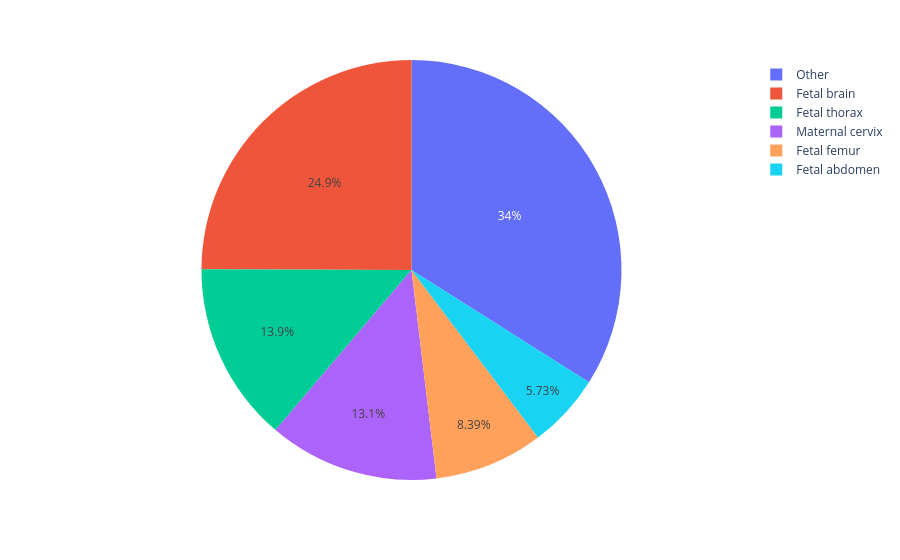

Notebook code for this chart:
### Code cell
fig = px.pie(df_original, names="Plane", title="")
fig.show()

### Figure 1 — Plotly figure (JSON) as saved in the notebook; plotly's stock layout.template omitted (floating-point values rounded to 4 significant figures; data arrays with more than 128 entries replaced by an {"elided": "..."} marker saying what was removed)
{"data": [{"domain": {"x": [0, 1], "y": [0, 1]}, "hovertemplate": "Plane=%{label}<extra></extra>", "labels": {"elided": "12400 str values"}, "legendgroup": "", "name": "", "showlegend": true, "type": "pie"}], "layout": {"legend": {"tracegroupgap": 0}, "margin": {"t": 60}}}
